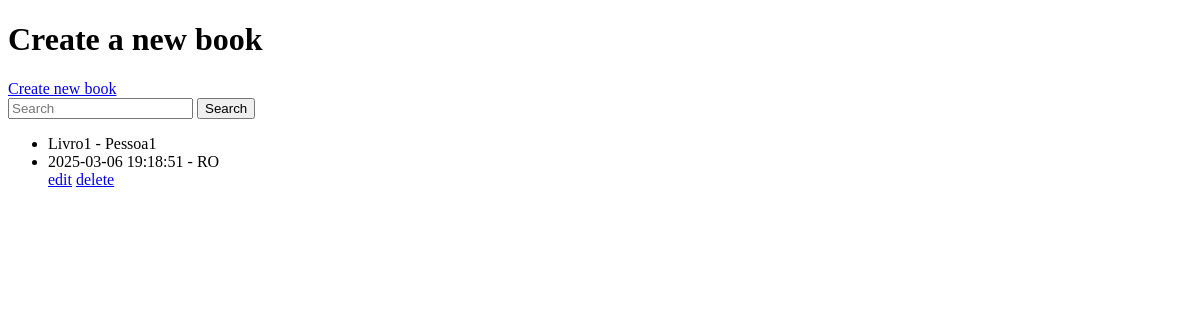
The app's page /, older data.
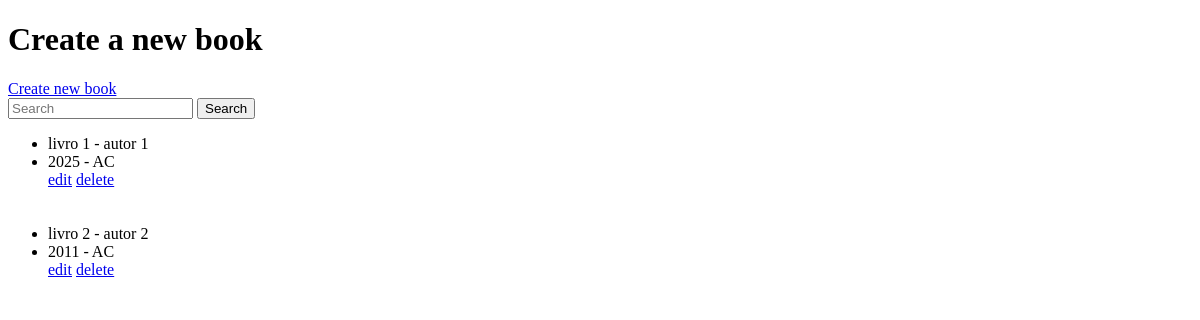
The same page, newer data.
### book_management/models.py (models this page shows, shortened)
class Book(models.Model):
    CATEGORY_CHOICES = {
        "AC": "Action",
        "RO": "Romance",
        "FI": "Fiction"
    }
    book_title = models.CharField(max_length=30)
    book_author = models.CharField(max_length=50)
    book_publication_date = models.CharField(max_length=10)
    book_category = models.CharField(max_length=3, choices=CATEGORY_CHOICES, default='Action')
    class Meta:
        verbose_name_plural = "Books"

### book_management/views.py (the view)
# urls.py: path('', views.index, name='index'),
def index(req):
    all_books = Book.objects.all()
    return render(req, 'index.html', {'books': all_books})

### book_management/templates/index.html (shortened to what this page needs)
<!DOCTYPE html>
<html lang="pt-br">
  <head>
  </head>
  <body>
    <h1>Create a new book</h1>
    <a href="{% url 'create_book' %}">Create new book</a>
    <form action="{% url 'search_user' %}" method="post">
      <input type="search" placeholder="Search" name="search" required/>
      <button type="submit">Search</button>
    </form>
    <ul>
      {% for book in books %}
        <li>{{ book.book_title }} - {{ book.book_author }}</li>
        <li>{{ book.book_publication_date }} - {{ book.book_category }}</li>
        <a href="{% url 'edit_book' book.pk %}">edit</a>
        <a href="{% url 'delete_book' book.pk%}">delete</a>
        <br /><br /><br />
      {% endfor %}
    </ul>
  </body>
</html>

Row changes from the older to the newer data that the page shows:
changed Book: book_title "Livro1" → "livro 1"; book_author "Pessoa1" → "autor 1"; book_publication_date "2025-03-06 19:18:51" → "2025"; book_category "RO" → "AC"
added Book: book_title "livro 2", book_author "autor 2", book_publication_date "2011", book_category "AC"
